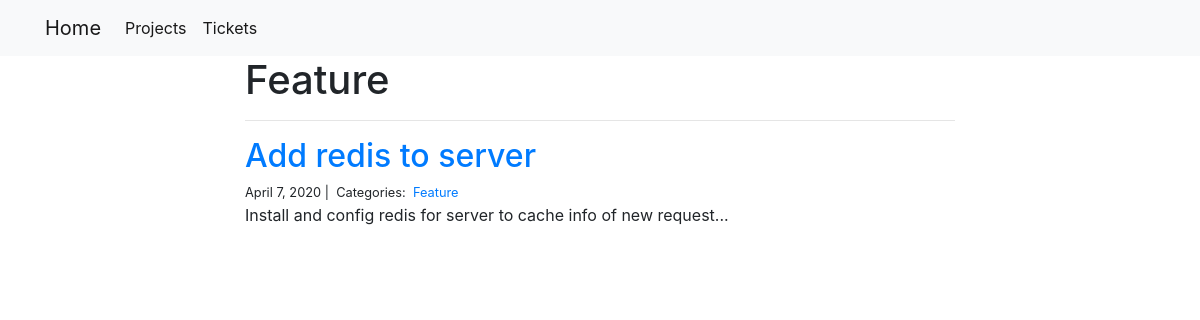
Screenshot of /tickets/Feature/ with the database file from the repository.
### tickets/models.py (models this page shows, shortened)
class Category(models.Model):
    name = models.CharField(max_length=20)

class Ticket(models.Model):
    title = models.CharField(max_length=255)
    body = models.TextField()
    created_on = models.DateTimeField(auto_now_add=True)
    last_modified = models.DateTimeField(auto_now=True)
    categories = models.ManyToManyField('Category', related_name='tickets')

### tickets/views.py (the view)
# urls.py: path("<category>/", views.ticket_category, name="ticket_category"),
def ticket_category(request, category):
    tickets = Ticket.objects.filter(
        categories__name__contains=category
    ).order_by(
        '-created_on'
    )
    context = {
        "category": category,
        "tickets": tickets
    }
    return render(request, "ticket_category.html", context)

### tickets/templates/ticket_category.html
{% extends "base.html" %}
{% block page_content %}
<div class="col-md-8 offset-md-2">
    <h1>{{ category | title }}</h1>
    <hr>
    {% for ticket in tickets %}
        <h2><a href="{% url 'ticket_detail' ticket.pk%}">{{ ticket.title }}</a></h2>
        <small>
            {{ ticket.created_on.date }} |&nbsp;
            Categories:&nbsp;
            {% for category in ticket.categories.all %}
            <a href="{% url 'ticket_category' category.name %}">
                {{ category.name }}
            </a>&nbsp;
            {% endfor %}
        </small>
        <p>{{ ticket.body | slice:":400" }}...</p>
    {% endfor %}
</div>
{% endblock %}

### rows the page displays
Category: name "Feature"
Ticket: title "Add redis to server", created_on "April 7, 2020", body "Install and config redis for server to cache info of new request"
